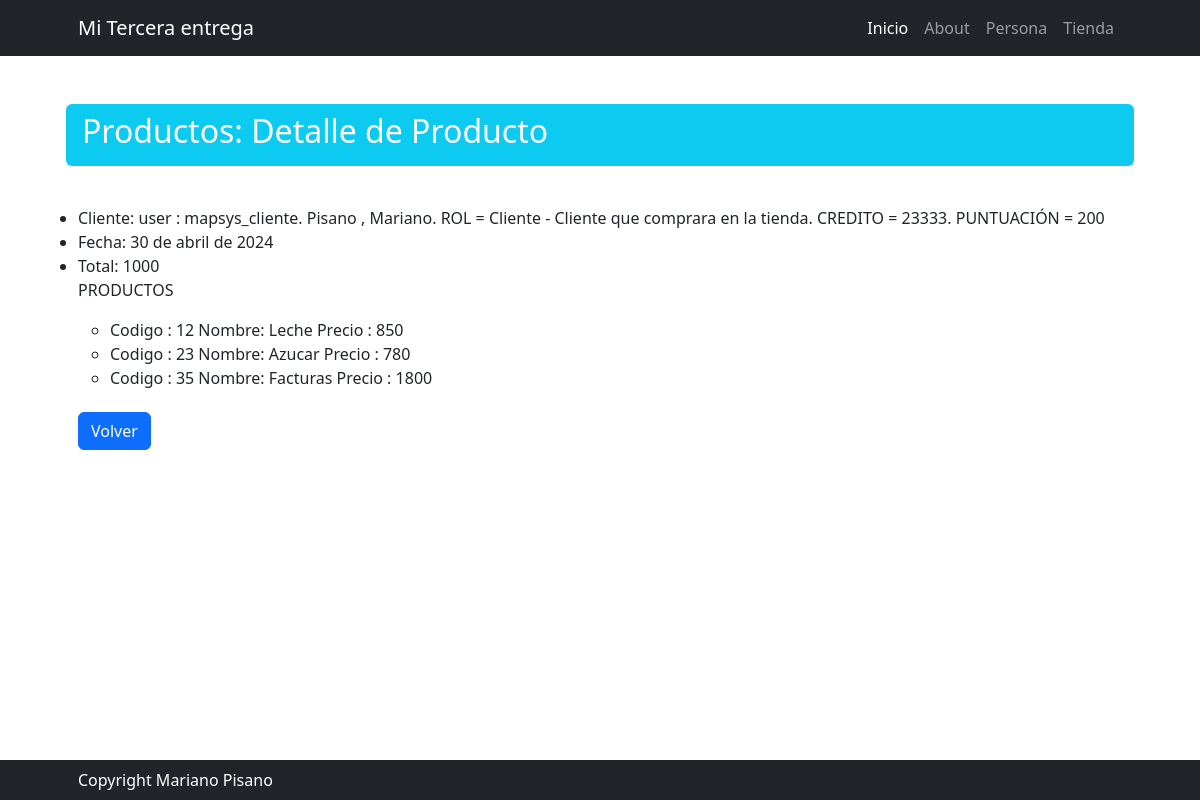
/tienda/carrito/detail/3, run on the app's committed database.
### tienda/models.py (models this page shows, shortened)
class Carrito(models.Model):
    cliente = models.ForeignKey(modelPersona.Cliente, on_delete=models.CASCADE)
    fecha = models.DateField()
    total = models.IntegerField(null=True, blank=True)
    productos = models.ManyToManyField(Producto)

class Producto(models.Model):
    codigo = models.IntegerField(primary_key=True)
    nombre = models.CharField(max_length=50)
    precio = models.IntegerField()
    categoria = models.ForeignKey(Categoria, on_delete=models.CASCADE)
    stock = models.IntegerField()

### persona/models.py (models this page shows)
class Usuario(models.Model):
    user = models.CharField(max_length=50, primary_key=True)
    nombre = models.CharField(max_length=50)
    apellido = models.CharField(max_length=50)
    email = models.EmailField()
    rol = models.ForeignKey(Rol, on_delete=models.SET_NULL, null=True, blank=True)
    def __str__(self):
        return f"user : {self.user}. {self.apellido} , {self.nombre}. ROL = {self.rol}"

class Rol(models.Model):
    nombre = models.CharField(max_length=50, unique=True)
    descripcion = models.CharField(max_length=50, verbose_name="Descripción", null=True, blank=True)
    def __str__(self):
        return f"{self.nombre} - {self.descripcion}"
    class Meta:
        verbose_name_plural = "Roles"

class Cliente(Usuario):
    puntuacion = models.IntegerField(null=True, blank=True)
    credito = models.IntegerField(null=True, blank=True)
    def __str__(self):
        return super().__str__() + f". CREDITO = {self.credito}. PUNTUACIÓN = {self.puntuacion}"

### tienda/views.py (the view)
# urls.py: path("carrito/detail/<int:pk>", views.carrito_detail, name="carrito_detail"),
def carrito_detail(request, pk: int):
    query = models.Carrito.objects.get(id=pk)
    print(query.productos.all)
    return render(request, "tienda/carrito_detail.html", {"carrito": query})

### tienda/templates/tienda/carrito_detail.html (shortened to what this page needs)
{% extends 'core/base.html' %}
{% block titulo %}
    Productos: Detalle de Producto
{% endblock titulo %}
{% block contenido %}
    <ul>
            <li>Cliente: {{ carrito.cliente }}</li>
            <li>Fecha: {{ carrito.fecha }}</li>
            <li>Total: {{ carrito.total }}</li>
            <p>PRODUCTOS</p>
            <ul>
                {% for producto in carrito.productos.all %}
                <li>
                Codigo : {{ producto.codigo }}
                Nombre: {{ producto.nombre }}
                Precio : {{ producto.precio }}
                </li>
               {% endfor %}
        </ul>
    </ul>
    <div class="fs-3 pb-4">
        <a class="btn btn-primary" href="{% url 'tienda:carrito_list' %}">Volver</a>
    </div>
{% endblock contenido %}

### data on the page
Carrito: cliente "user : mapsys_cliente. Pisano , Mariano. ROL = Cliente - Cliente que comprara en la tienda. CREDITO = 23333. PUNTUACIÓN = 200", fecha "30 de abril de 2024", total "1000"
Producto: codigo "12", nombre "Leche", precio "850"
Producto: codigo "23", nombre "Azucar", precio "780"
Producto: codigo "35", nombre "Facturas", precio "1800"
